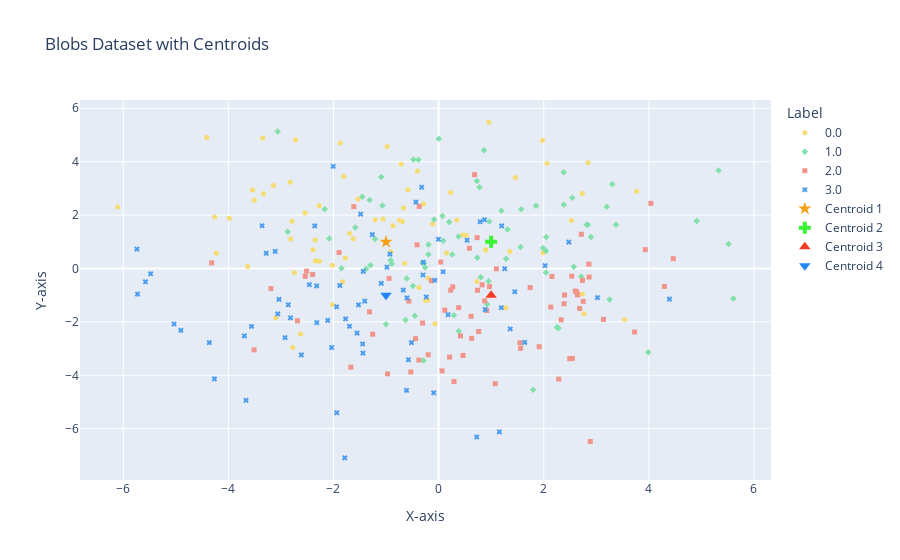

Notebook source saved alongside this figure:
### Code cell
fig = plot_dataframe(df, title='Blobs Dataset', label='label')

fig = plot_centroid(fig, [-1, 1], colors=["#f5a016"], marker_size=10, symbol='star', name='Centroid 1')
fig = plot_centroid(fig, [1, 1], colors=["#3bf335"], marker_size=10, symbol='cross', name='Centroid 2')
fig = plot_centroid(fig, [1, -1], colors=["#f83a25"], marker_size=10, symbol='triangle-up', name='Centroid 3')
fig = plot_centroid(fig, [-1, -1], colors=["#2286f8"], marker_size=10, symbol='triangle-down', name='Centroid 4')

fig.update_layout(
    title='Blobs Dataset with Centroids',
    xaxis_title='X-axis',
    yaxis_title='Y-axis',
    legend_title='Label'
)
fig.show()
